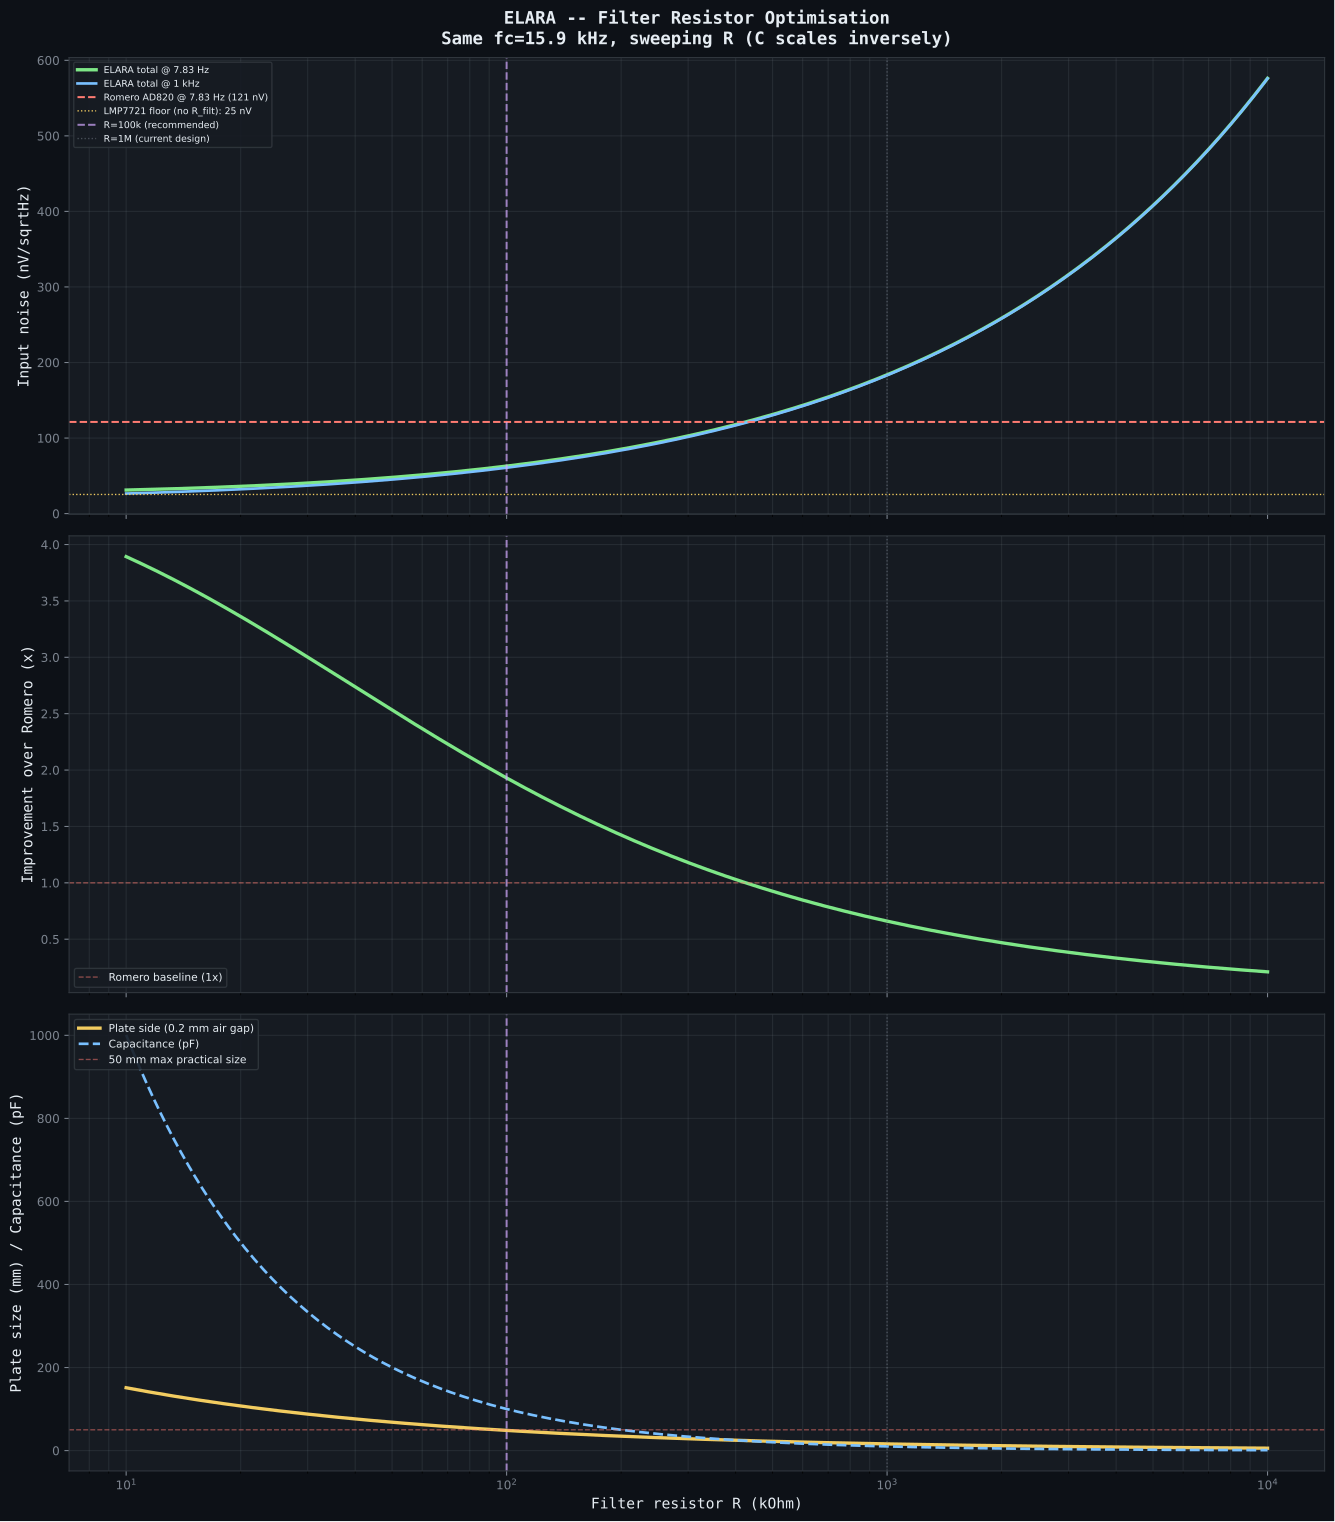

The Python source for this figure:
#!/usr/bin/env python3
"""
ELARA -- Input Filter Resistor Value Optimisation

The 2-stage RC input filter uses R and C to set fc ~ 16 kHz.
The constraint is: R * C = 1/(2*pi*fc) ~ 10 us

Trade-off: R determines thermal noise, C determines physical size.
Smaller R = less noise but needs larger C (harder to build as air-gap).
Larger R = more noise but smaller C (easier air-gap construction).

This simulation sweeps R from 10k to 10M, computes the required C for
the same fc, and evaluates:
    - Thermal noise of the filter resistors
    - Total input-referred noise (including LMP7721 + PCB leakage)
    - Air-gap capacitor plate size required
    - SNR improvement over Romero's AD820 design
    - Whether the air-gap cap size is physically practical

Also includes the optimised feedback network (R2=20k, C3=10nF).

Author: Matej + Claude, March 2026
"""

import numpy as np
import os

try:
    import matplotlib
    matplotlib.use("Agg")
    import matplotlib.pyplot as plt
    HAS_MATPLOTLIB = True
except ImportError:
    HAS_MATPLOTLIB = False

k_B = 1.380649e-23
T = 300.0
EPSILON_0 = 8.854187817e-12

# Antenna
C_ANT = 140e-12

# LMP7721
EN_LMP7721 = 6.5e-9
EN_1F_CORNER = 10.0   # Hz (from LMP7721 datasheet noise plot)
IN_LMP7721 = 0.01e-15

# AD820 (Romero reference)
EN_AD820 = 16.0e-9
EN_AD820_1F = 30.0
IN_AD820 = 0.8e-15

# PCB leakage
I_PCB = 0.1e-15

# Feedback network (optimised from feedback_tradeoff.py)
R_FB = 20e3
C_FB = 10e-9

# Target filter cutoff
FC_TARGET = 15.9e3  # Hz (single stage)

# Air-gap capacitor parameters
AIR_GAP_MM = 0.2       # mm gap between plates
PULLBACK_MM = 0.5      # mm copper pullback from edge
EPSILON_R_AIR = 1.0006

# Schumann resonance frequencies
SCHUMANN = [7.83, 14.3, 20.8, 27.3, 33.8]


def thermal_noise(R):
    return np.sqrt(4.0 * k_B * T * R)


def en_1f(en_wb, fc_1f, freq):
    return en_wb * np.sqrt(1.0 + fc_1f / freq)


def source_impedance(freq):
    return 1.0 / (2.0 * np.pi * freq * C_ANT)


def cap_for_fc(R, fc):
    """Capacitance needed for target fc with resistor R."""
    return 1.0 / (2.0 * np.pi * R * fc)


def air_gap_plate_side_mm(c_pf, gap_mm=AIR_GAP_MM, pullback_mm=PULLBACK_MM):
    """Plate side length for target capacitance with air gap."""
    c_f = c_pf * 1e-12
    d = gap_mm * 1e-3
    copper_side = np.sqrt(c_f * d / (EPSILON_0 * EPSILON_R_AIR))
    return copper_side * 1e3 + 2.0 * pullback_mm


def filter_attenuation(f, R, C, stages=2):
    """Magnitude response of cascaded RC filter."""
    fc = 1.0 / (2.0 * np.pi * R * C)
    return 1.0 / (1.0 + (f / fc) ** 2) ** (stages / 2.0)


def compute_total_noise(R_filt, freq, amp="LMP7721"):
    """Total input-referred noise for a given filter resistor value."""
    Z = source_impedance(freq)

    if amp == "LMP7721":
        en_v = en_1f(EN_LMP7721, EN_1F_CORNER, freq)
        en_i = IN_LMP7721 * Z
    else:
        en_v = en_1f(EN_AD820, EN_AD820_1F, freq)
        en_i = IN_AD820 * Z

    en_pcb = I_PCB * Z
    en_rfilt = thermal_noise(R_filt)  # per resistor
    en_rfb = thermal_noise(R_FB)

    return np.sqrt(en_v**2 + en_i**2 + en_pcb**2 + 2 * en_rfilt**2 + en_rfb**2)


def print_optimisation():
    print("=" * 110)
    print("ELARA -- Input Filter Resistor Value Optimisation")
    print(f"Target fc = {FC_TARGET/1e3:.1f} kHz (single stage)")
    print(f"Feedback: R2={R_FB/1e3:.0f}k, C3={C_FB*1e9:.0f}nF (optimised)")
    print(f"Air gap: {AIR_GAP_MM} mm, pullback: {PULLBACK_MM} mm")
    print("=" * 110)

    R_values = [10e3, 22e3, 47e3, 100e3, 220e3, 470e3, 1e6, 2.2e6, 4.7e6, 10e6]

    print(f"\n{'R_filt':>10} {'C_req':>10} {'C (pF)':>10} {'Plate':>10} "
          f"{'R noise':>12} {'Total@SR1':>12} {'Total@1k':>12} "
          f"{'vs AD820':>10} {'Practical?':>12}")
    print("-" * 110)

    # Romero reference at SR1
    romero_sr1 = compute_total_noise(0, 7.83, "AD820")  # AD820 has no filter R in Romero design
    # Actually Romero uses different topology, let's compute AD820 total differently
    freq_sr1 = 7.83
    Z_sr1 = source_impedance(freq_sr1)
    romero_total = np.sqrt(en_1f(EN_AD820, EN_AD820_1F, freq_sr1)**2
                           + (IN_AD820 * Z_sr1)**2)

    for R in R_values:
        C = cap_for_fc(R, FC_TARGET)
        c_pf = C * 1e12
        plate_mm = air_gap_plate_side_mm(c_pf)

        en_r = thermal_noise(R) * 1e9
        total_sr1 = compute_total_noise(R, 7.83) * 1e9
        total_1k = compute_total_noise(R, 1000) * 1e9

        improvement = romero_total * 1e9 / total_sr1

        # Practicality assessment
        if c_pf > 1000:
            practical = "TOO LARGE"
        elif plate_mm > 50:
            practical = "plate>50mm"
        elif plate_mm > 35:
            practical = "marginal"
        elif c_pf < 0.1:
            practical = "too tiny C"
        else:
            practical = "OK"

        if R >= 1e6:
            r_str = f"{R/1e6:.1f}M"
        else:
            r_str = f"{R/1e3:.0f}k"

        if c_pf >= 1000:
            c_str = f"{c_pf/1000:.1f}nF"
        else:
            c_str = f"{c_pf:.1f}pF"

        print(f"{r_str:>10} {c_str:>10} {c_pf:>10.1f} {plate_mm:>8.1f}mm "
              f"{en_r:>10.1f} nV {total_sr1:>10.1f} nV {total_1k:>10.1f} nV "
              f"{improvement:>8.1f}x {practical:>12}")

    # Detailed analysis of best candidates
    print(f"\n{'=' * 110}")
    print("DETAILED COMPARISON -- Best candidates")
    print(f"{'=' * 110}")

    candidates = [
        (1e6, "Original design (1M)"),
        (470e3, "470k -- lower noise, larger caps"),
        (220e3, "220k -- current design (balanced)"),
        (100e3, "100k -- low noise, big caps"),
        (47e3, "47k -- very low noise, very big caps"),
    ]

    freq_points = [
        ("SR1 (7.83 Hz)", 7.83),
        ("SR2 (14.3 Hz)", 14.3),
        ("SR3 (20.8 Hz)", 20.8),
        ("VLF 1 kHz", 1000.0),
        ("VLF 10 kHz", 10000.0),
        ("VLF 22 kHz", 22000.0),
    ]

    for R, desc in candidates:
        C = cap_for_fc(R, FC_TARGET)
        c_pf = C * 1e12
        plate = air_gap_plate_side_mm(c_pf)

        print(f"\n  {desc}")
        print(f"  R = {R/1e3:.0f}k, C = {c_pf:.1f} pF, plate = {plate:.1f} mm "
              f"(at {AIR_GAP_MM} mm gap)")
        print(f"  R thermal noise: {thermal_noise(R)*1e9:.1f} nV/sqrtHz")

        print(f"  {'Frequency':<20} {'ELARA':>12} {'Romero':>12} {'Improvement':>12} "
              f"{'Filter atten':>14}")

        for fname, freq in freq_points:
            elara = compute_total_noise(R, freq) * 1e9
            Z = source_impedance(freq)
            romero = np.sqrt(en_1f(EN_AD820, EN_AD820_1F, freq)**2
                             + (IN_AD820 * Z)**2) * 1e9
            improvement = romero / elara
            atten = filter_attenuation(freq, R, C, stages=2)
            atten_db = 20 * np.log10(atten) if atten > 0 else -999

            print(f"  {fname:<20} {elara:>10.1f} nV {romero:>10.1f} nV "
                  f"{improvement:>10.1f}x {atten_db:>12.2f} dB")

    # Final recommendation
    print(f"\n{'=' * 110}")
    print("RECOMMENDATION")
    print(f"{'=' * 110}")

    R_rec = 100e3
    C_rec = cap_for_fc(R_rec, FC_TARGET)
    c_pf_rec = C_rec * 1e12
    plate_rec = air_gap_plate_side_mm(c_pf_rec)

    improvement_rec = romero_total / compute_total_noise(R_rec, 7.83)
    print(f"""
  OPTIMAL: R = 100 kOhm, C = {c_pf_rec:.0f} pF

  Why 100k:
    - R thermal noise: {thermal_noise(R_rec)*1e9:.1f} nV/sqrtHz (vs 128.7 nV at 1M)
    - Total noise at SR1: {compute_total_noise(R_rec, 7.83)*1e9:.1f} nV/sqrtHz
    - {improvement_rec:.1f}x improvement over Romero at SR1
    - Air-gap cap: {c_pf_rec:.0f} pF -> {plate_rec:.0f} mm plates ({AIR_GAP_MM} mm gap)
    - Still practical size (< 50 mm)
    - 100k is a standard E96 value, thin-film MELF available
    - The LMP7721 (not the resistor) becomes the dominant noise source!

  Alternative: R = 220k for smaller caps ({cap_for_fc(220e3, FC_TARGET)*1e12:.0f} pF,
    {air_gap_plate_side_mm(cap_for_fc(220e3, FC_TARGET)*1e12):.0f} mm plates) at the cost
    of {thermal_noise(220e3)*1e9:.1f} nV vs {thermal_noise(R_rec)*1e9:.1f} nV noise.

  NOT recommended: R = 1M (current design)
    - 128.7 nV/sqrtHz per resistor dominates EVERYTHING
    - The LMP7721's 6.5 nV advantage over AD820 is completely wasted
    - You're paying for a femtoampere op-amp and then burying it under
      resistor thermal noise
""")

    # Impact on FM rejection
    print(f"  FM REJECTION CHECK (same for all R values with same fc):")
    for R, desc in [(220e3, "220k (current)"), (1e6, "1M (original)")]:
        C = cap_for_fc(R, FC_TARGET)
        atten_fm = filter_attenuation(100e6, R, C, stages=2)
        atten_fm_db = 20 * np.log10(atten_fm) if atten_fm > 0 else -999
        print(f"    R={desc}: FM attenuation = {atten_fm_db:.1f} dB")


def plot_optimisation():
    if not HAS_MATPLOTLIB:
        return

    BG = "#0d1117"
    TEXT = "#e6edf3"
    SUBTLE = "#7d8590"
    PANEL = "#161b22"
    BORDER = "#30363d"

    R_sweep = np.logspace(4, 7, 500)  # 10k to 10M
    freq_sr1 = 7.83

    # Compute metrics for each R
    noise_sr1 = np.array([compute_total_noise(R, freq_sr1) * 1e9 for R in R_sweep])
    noise_1k = np.array([compute_total_noise(R, 1000) * 1e9 for R in R_sweep])

    c_pf = np.array([cap_for_fc(R, FC_TARGET) * 1e12 for R in R_sweep])
    plate_mm = np.array([air_gap_plate_side_mm(c) for c in c_pf])

    # Romero reference
    Z_sr1 = source_impedance(freq_sr1)
    romero_sr1 = np.sqrt(en_1f(EN_AD820, EN_AD820_1F, freq_sr1)**2
                         + (IN_AD820 * Z_sr1)**2) * 1e9
    improvement = romero_sr1 / noise_sr1

    fig, (ax1, ax2, ax3) = plt.subplots(3, 1, figsize=(14, 16), sharex=True)
    fig.patch.set_facecolor(BG)

    for ax in (ax1, ax2, ax3):
        ax.set_facecolor(PANEL)
        ax.tick_params(colors=SUBTLE, labelsize=9)
        ax.grid(True, which="both", alpha=0.15, color=SUBTLE)
        for spine in ax.spines.values():
            spine.set_color(BORDER)

    # Plot 1: Total noise at SR1
    ax1.semilogx(R_sweep / 1e3, noise_sr1, color="#7ee787", linewidth=2.5,
                 label="ELARA total @ 7.83 Hz")
    ax1.semilogx(R_sweep / 1e3, noise_1k, color="#79c0ff", linewidth=2,
                 label="ELARA total @ 1 kHz")
    ax1.axhline(romero_sr1, color="#ff7b72", linewidth=1.5, linestyle="--",
                label=f"Romero AD820 @ 7.83 Hz ({romero_sr1:.0f} nV)")

    # LMP7721 floor (no filter R)
    lmp_floor = compute_total_noise(0, freq_sr1) * 1e9
    ax1.axhline(lmp_floor, color="#f2cc60", linewidth=1, linestyle=":",
                label=f"LMP7721 floor (no R_filt): {lmp_floor:.0f} nV")

    ax1.axvline(100, color="#d2a8ff", linewidth=1.5, linestyle="--", alpha=0.7,
                label="R=100k (recommended)")
    ax1.axvline(1000, color=SUBTLE, linewidth=1, linestyle=":", alpha=0.5,
                label="R=1M (current design)")

    ax1.set_ylabel("Input noise (nV/sqrtHz)", fontsize=11, color=TEXT, fontfamily="monospace")
    ax1.set_title("ELARA -- Filter Resistor Optimisation\n"
                  "Same fc=15.9 kHz, sweeping R (C scales inversely)",
                  fontsize=13, fontweight="bold", color=TEXT, fontfamily="monospace", pad=10)
    legend1 = ax1.legend(loc="upper left", fontsize=7, facecolor=PANEL,
                         edgecolor=BORDER, labelcolor=TEXT)
    legend1.get_frame().set_alpha(0.9)

    # Plot 2: Improvement over Romero
    ax2.semilogx(R_sweep / 1e3, improvement, color="#7ee787", linewidth=2.5)
    ax2.axvline(100, color="#d2a8ff", linewidth=1.5, linestyle="--", alpha=0.7)
    ax2.axvline(1000, color=SUBTLE, linewidth=1, linestyle=":", alpha=0.5)
    ax2.axhline(1, color="#ff7b72", linewidth=1, linestyle="--", alpha=0.5,
                label="Romero baseline (1x)")

    ax2.set_ylabel("Improvement over Romero (x)", fontsize=11, color=TEXT,
                   fontfamily="monospace")
    legend2 = ax2.legend(loc="lower left", fontsize=8, facecolor=PANEL,
                         edgecolor=BORDER, labelcolor=TEXT)
    legend2.get_frame().set_alpha(0.9)

    # Plot 3: Air-gap cap plate size
    ax3.semilogx(R_sweep / 1e3, plate_mm, color="#f2cc60", linewidth=2.5,
                 label=f"Plate side ({AIR_GAP_MM} mm air gap)")
    ax3.semilogx(R_sweep / 1e3, c_pf, color="#79c0ff", linewidth=2, linestyle="--",
                 label="Capacitance (pF)")
    ax3.axhline(50, color="#ff7b72", linewidth=1, linestyle="--", alpha=0.5,
                label="50 mm max practical size")
    ax3.axvline(100, color="#d2a8ff", linewidth=1.5, linestyle="--", alpha=0.7)
    ax3.axvline(1000, color=SUBTLE, linewidth=1, linestyle=":", alpha=0.5)

    ax3.set_xlabel("Filter resistor R (kOhm)", fontsize=11, color=TEXT,
                   fontfamily="monospace")
    ax3.set_ylabel("Plate size (mm) / Capacitance (pF)", fontsize=11, color=TEXT,
                   fontfamily="monospace")
    legend3 = ax3.legend(loc="upper left", fontsize=8, facecolor=PANEL,
                         edgecolor=BORDER, labelcolor=TEXT)
    legend3.get_frame().set_alpha(0.9)

    plt.tight_layout()
    out_path = os.path.join(os.path.dirname(os.path.abspath(__file__)),
                            "filter_resistor_tradeoff.svg")
    fig.savefig(out_path, facecolor=fig.get_facecolor(), bbox_inches="tight")
    plt.close(fig)
    print(f"\nPlot saved: {out_path}")


if __name__ == "__main__":
    print_optimisation()
    plot_optimisation()
